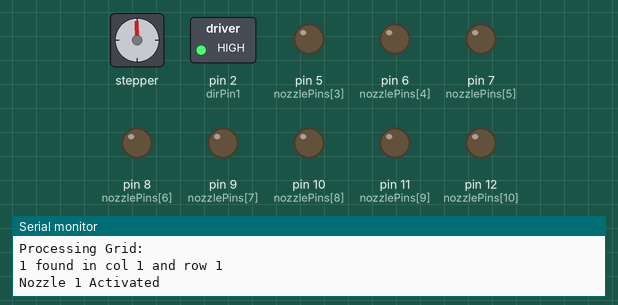
Simulated run of this sketch. Board: Arduino Uno, built with avr-gcc and run on an emulated ATmega328P. Shown: stepper motor, switched loads named in the sketch (green lamp = pin HIGH), output pins drawn as LEDs (lit = HIGH), the last lines printed to the serial monitor. Wiring (inferred from the names in the program): stepper motor driver (200 steps per turn assumed): step pin 3; direction pin 4. Pins used as bus, display or sensor lines are not drawn.

Above: at 0.1 s.
At 15.1 s:
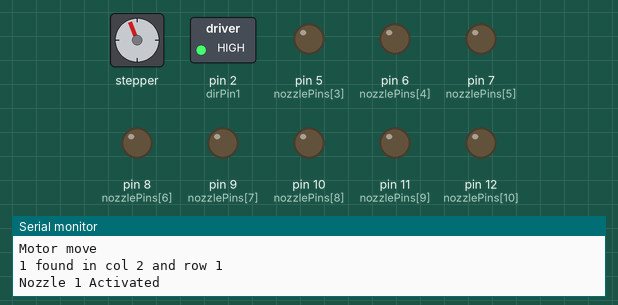
At 29.1 s:
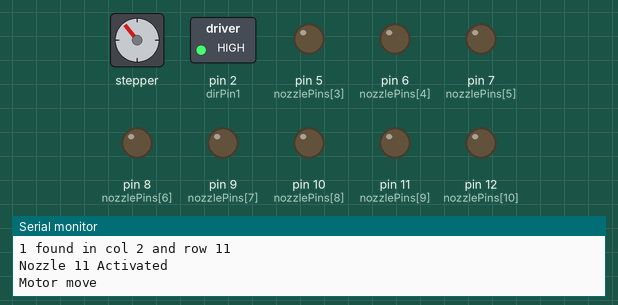
Timing chart, 0 to 40.0 s (numbered marks = the images above):
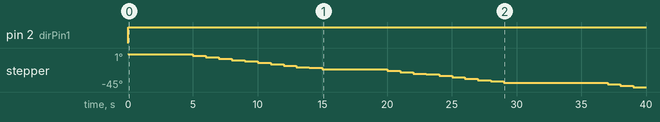

The sketch:

PrinterProcessingAndPrint.ino
```cpp
#define stepPin1 1
#define dirPin1 2
#define stepPin2 3
#define dirPin2 4

// Define the 0/1 grid as a 2D array
const int rows = 27;
const int cols = 15;
const char grid[rows][cols + 1] = {
  "110000010110010",
  "101110100100101",
  "101011110100011",
  "011111110110010",
  "010110010101110",
  "001100000100110",
  "100100000010110",
  "011000011010011",
  "000100010111100",
  "000101011011110",
  "111000011010100",
  "001011101010110",

  "011101010001100",
  "101011010100011",
  "110101101011000",
  "001010111001010",
  "101101111100011",
  "100000001101100",
  "001100000010111",
  "100100101010011",
  "110110000011101",
  "000010011010000",
  "001011101101100",
  "101010111011110",

  "000010011010000",
  "001011101101100",
  "101010111011110"
};

const int nozzlePins[12] = {2, 3, 4, 5, 6, 7, 8, 9, 10, 11, 12, 13};

void setup() {
  Serial.begin(9600);

  // Initialize nozzle pins as OUTPUT
  for (int i = 0; i < 12; i++) {
    pinMode(nozzlePins[i], OUTPUT);
    digitalWrite(nozzlePins[i], LOW);
  }

  pinMode(stepPin1,OUTPUT);
  pinMode(dirPin1,OUTPUT);
  pinMode(stepPin2,OUTPUT);
  pinMode(dirPin2,OUTPUT);

  digitalWrite(dirPin1,HIGH);
  digitalWrite(dirPin2,LOW);

  Serial.println("Processing Grid:");
  processGrid();
}

void loop() {
  // Nothing to do here
}

void processGrid() {

  String lines[12];
  int lineCount = 0;
  int totalRows = 0;
  int dotPause = 0.003;

  for (int i = 0; i < rows; i++) {

    lines[lineCount++] = grid[i];

    if (lineCount == 12 || i == rows - 1) {

      // Determine direction (alternate between forward and reverse every 12 rows)
      static bool forward = true;

      if (forward) {
        // Read column by column from the first to the last
        for (size_t col = 0; col < cols; col++) {
          for (int row = 0; row < lineCount; row++) {
            if (col < lines[row].length() && lines[row][col] == '1') {
              Serial.println("1 found in col " + String(col + 1) + " and row " + String(row + 1));
              makeDot((row + 1), dotPause);
            }
          }
          horizontalMove();
        }
      } else {
        // Read column by column from the last to the first
        for (int col = cols - 1; col >= 0; col--) {
          for (int row = 0; row < lineCount; row++) {
            if (col < lines[row].length() && lines[row][col] == '1') {
              Serial.println("1 found in col " + String(col + 1) + " and row " + String(row + 1));
              makeDot((row + 1), dotPause);
            }
          }
          horizontalMove();
        }
      }

      // Alternate direction
      forward = !forward;

      // Update the total row count and reset the line buffer
      totalRows += lineCount;
      lineCount = 0;
    }
  }

  Serial.println("Processing Complete.");
}

void makeDot(int nozzle, long dotPause){
  digitalWrite(nozzlePins[nozzle], HIGH);
  delay(dotPause);
  digitalWrite(nozzlePins[nozzle], LOW);
  Serial.println("Nozzle " + String(nozzle) + " Activated");
  delay(1000);
}

void horizontalMove() {
  Serial.println("Motor move");
  for(int x = 0; x < 10; x++) {
    digitalWrite(stepPin1,HIGH);
    digitalWrite(stepPin2,HIGH);
    delayMicroseconds(700);    // by changing this time delay between the steps we can change the rotation speed
    digitalWrite(stepPin1,LOW);
    digitalWrite(stepPin2,LOW);
    delay(1000);
  }
}
```

Measured:
- by itself, pin 2 (dirPin1): LOW → HIGH at 0.00 s
